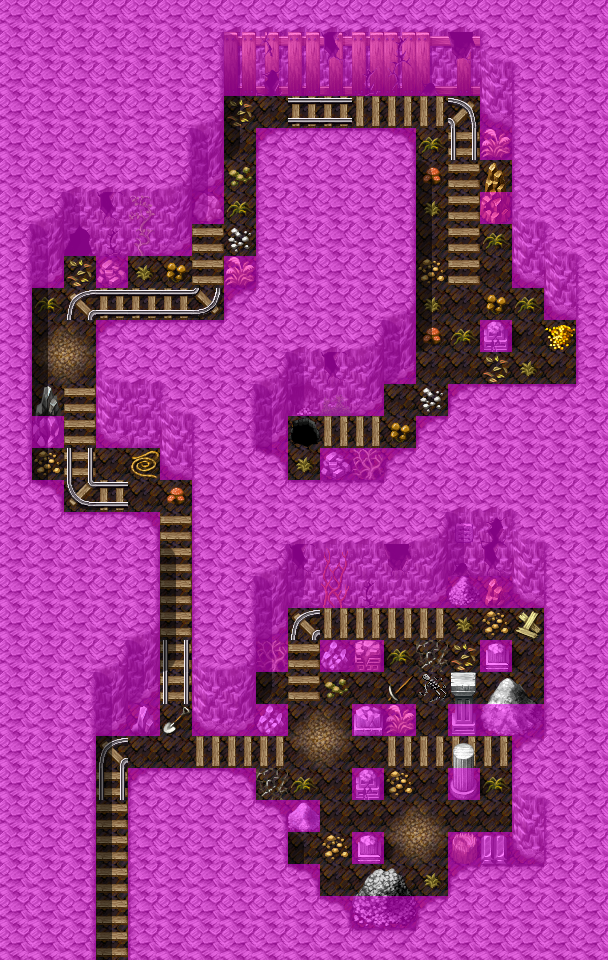

This game map was drawn from its Tiled (.tmx) file and the tilesets committed beside it. A one-line description and the trimmed map source follow:
An orthogonal 19x30 tile map with 32x32 px tiles, 5 tile layers (Ground, Objects, Above, Top, ...), 22 tilesets and 15 objects (13x spawn, 2x mapchange).

<map version="1.0" orientation="orthogonal" width="19" height="30" tilewidth="32" tileheight="32">
    <tileset firstgid="1" name="map_3" tilewidth="32" tileheight="32">
        <image source="../drawable/map_3.png" />
    </tileset>
    <tileset firstgid="65" name="map_4" tilewidth="32" tileheight="32">
        <image source="../drawable/map_4.png" />
    </tileset>
    <tileset firstgid="129" name="map_5" tilewidth="32" tileheight="32">
        <image source="../drawable/map_5.png" />
    </tileset>
    <tileset firstgid="193" name="map_1" tilewidth="32" tileheight="32">
        <image source="../drawable/map_1.png" />
    </tileset>
    <tileset firstgid="257" name="map_0" tilewidth="32" tileheight="32">
        <image source="../drawable/map_0.png" />
    </tileset>
    <tileset firstgid="321" name="map_2" tilewidth="32" tileheight="32">
        <image source="../drawable/map_2.png" />
    </tileset>
    <tileset firstgid="385" name="map_17" tilewidth="32" tileheight="32">
        <image source="../drawable/map_17.png" />
    </tileset>
    <tileset firstgid="449" name="map_7" tilewidth="32" tileheight="32">
        <image source="../drawable/map_7.png" />
    </tileset>
    <tileset firstgid="513" name="map_37" tilewidth="32" tileheight="32">
        <image source="../drawable/map_37.png" />
    </tileset>
    <tileset firstgid="577" name="map_6" tilewidth="32" tileheight="32">
        <image source="../drawable/map_6.png" />
    </tileset>
    <tileset firstgid="641" name="map_20" tilewidth="32" tileheight="32">
        <image source="../drawable/map_20.png" />
    </tileset>
    <tileset firstgid="705" name="map_9" tilewidth="32" tileheight="32">
        <image source="../drawable/map_9.png" />
    </tileset>
    <tileset firstgid="769" name="map_8" tilewidth="32" tileheight="32">
        <image source="../drawable/map_8.png" />
    </tileset>
    <tileset firstgid="833" name="map_10" tilewidth="32" tileheight="32">
        <image source="../drawable/map_10.png" />
    </tileset>
    <tileset firstgid="897" name="map_16" tilewidth="32" tileheight="32">
        <image source="../drawable/map_16.png" />
    </tileset>
    <tileset firstgid="961" name="map_36" tilewidth="32" tileheight="32">
        <image source="../drawable/map_36.png" />
    </tileset>
    <tileset firstgid="1025" name="map_29" tilewidth="32" tileheight="32">
        <image source="../drawable/map_29.png" />
    </tileset>
    <tileset firstgid="1089" name="map_31" tilewidth="32" tileheight="32">
        <image source="../drawable/map_31.png" />
    </tileset>
    <tileset firstgid="1153" name="map_14" tilewidth="32" tileheight="32">
        <image source="../drawable/map_14.png" />
    </tileset>
    <tileset firstgid="1217" name="map_19" tilewidth="32" tileheight="32">
        <image source="../drawable/map_19.png" />
    </tileset>
    <tileset firstgid="1281" name="map_34" tilewidth="32" tileheight="32">
        <image source="../drawable/map_34.png" />
    </tileset>
    <tileset firstgid="1345" name="map_11" tilewidth="32" tileheight="32">
        <image source="../drawable/map_11.png" />
    </tileset>
    <layer name="Ground" width="19" height="30">
        <data>[570 cells, 570 non-empty, 12 distinct tile ids]</data>
    </layer>
    <layer name="Objects" width="19" height="30">
        <data>[570 cells, 210 non-empty, 77 distinct tile ids]</data>
    </layer>
    <layer name="Above" width="19" height="30">
        <data>[570 cells, 77 non-empty, 19 distinct tile ids]</data>
    </layer>
    <layer name="Top" width="19" height="30">
        <data>[570 cells, 1 non-empty, 1 distinct tile ids]</data>
    </layer>
    <layer name="Walkable" width="19" height="30">
        <data>[570 cells, 428 non-empty, 1 distinct tile ids]</data>
    </layer>
    <objectgroup name="Mapevents">
        <object name="south" type="mapchange" x="96" y="928" width="32" height="32">
            <properties>
                <property name="map" value="lostmine2" />
                <property name="place" value="north" />
            </properties>
        </object>
        <object name="down lostmine3" type="mapchange" x="288" y="416" width="32" height="32">
            <properties>
                <property name="map" value="lostmine4" />
                <property name="place" value="up lostmine4" />
            </properties>
        </object>
    </objectgroup>
    <objectgroup name="Spawn">
        <object name="ash1" type="spawn" x="96" y="768" width="32" height="128">
            <properties>
                <property name="spawngroup" value="ash1" />
            </properties>
        </object>
        <object name="ash3" type="spawn" x="128" y="704" width="96" height="64">
            <properties>
                <property name="spawngroup" value="ash3" />
            </properties>
        </object>
        <object name="ash1_1" type="spawn" x="256" y="608" width="288" height="288">
            <properties>
                <property name="quantity" value="4" />
                <property name="spawngroup" value="ash1" />
            </properties>
        </object>
        <object name="ash1_2" type="spawn" x="160" y="512" width="32" height="192">
            <properties>
                <property name="quantity" value="2" />
                <property name="spawngroup" value="ash1" />
            </properties>
        </object>
        <object name="ashs2" type="spawn" x="32" y="448" width="160" height="64">
            <properties>
                <property name="spawngroup" value="ashs2" />
            </properties>
        </object>
        <object name="ash1_3" type="spawn" x="64" y="416" width="32" height="32">
            <properties>
                <property name="spawngroup" value="ash1" />
            </properties>
        </object>
        <object name="ash1_4" type="spawn" x="32" y="256" width="64" height="160">
            <properties>
                <property name="quantity" value="2" />
                <property name="spawngroup" value="ash1" />
            </properties>
        </object>
        <object name="ash3_1" type="spawn" x="96" y="288" width="32" height="32">
            <properties>
                <property name="spawngroup" value="ash3" />
            </properties>
        </object>
        <object name="ash1_5" type="spawn" x="128" y="224" width="128" height="96">
            <properties>
                <property name="quantity" value="2" />
                <property name="spawngroup" value="ash1" />
            </properties>
        </object>
        <object name="ash1_6" type="spawn" x="224" y="96" width="64" height="64">
            <properties>
                <property name="spawngroup" value="ash1" />
            </properties>
        </object>
        <object name="ash1_7" type="spawn" x="288" y="96" width="128" height="32">
            <properties>
                <property name="spawngroup" value="ash1" />
            </properties>
        </object>
        <object name="ash1_8" type="spawn" x="416" y="96" width="160" height="288">
            <properties>
                <property name="quantity" value="3" />
                <property name="spawngroup" value="ash1" />
            </properties>
        </object>
        <object name="ash2" type="spawn" x="384" y="384" width="64" height="32">
            <properties>
                <property name="quantity" value="2" />
                <property name="spawngroup" value="ash2" />
            </properties>
        </object>
    </objectgroup>
    <objectgroup name="Keys" />
</map>
